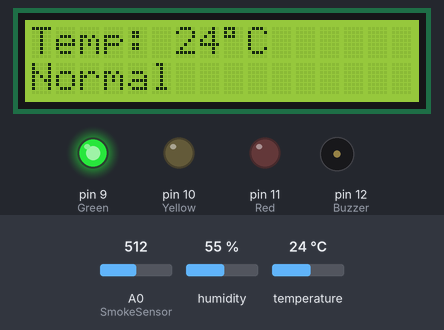
Bench run of a sketch on a simulated Arduino Uno, built with avr-gcc and run on an emulated ATmega328P. Parts: 16×2 character LCD, output pins drawn as LEDs (lit = HIGH), buzzer (waves = sounding, pin HIGH). The test bench sets the inputs (shaded band); at power-on: temperature 24 °C, A0 (SmokeSensor) = 512, humidity 55 %. Pins used as bus, display or sensor lines are not drawn; what the sketch prints to the serial monitor is not drawn.

Above: at 3.3 s.
3.4 s: temperature set to 28 °C
At 4.7 s:
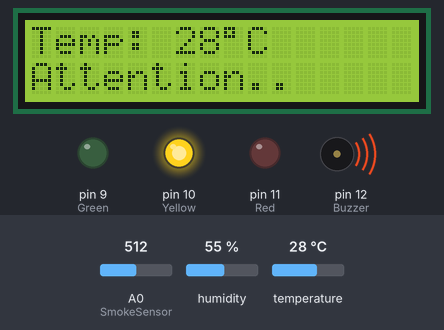
5.0 s: temperature set to 31 °C
At 6.9 s:
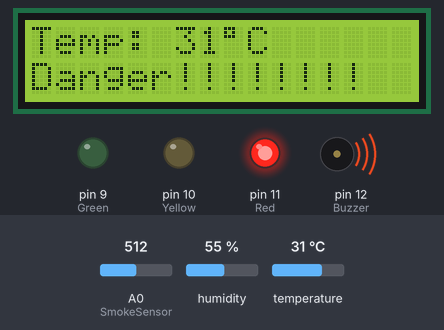
7.2 s: temperature set to 12 °C
At 8.0 s:
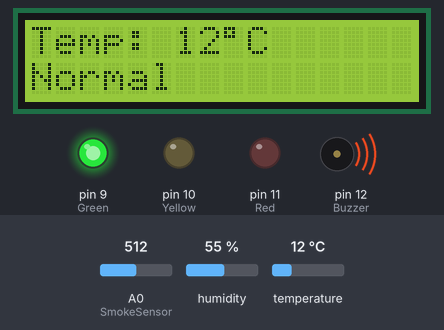
8.8 s: A0 (SmokeSensor) set to 111
11.8 s: A0 (SmokeSensor) set to 93
Timing chart, 0 to 14.3 s (numbered marks = the images above; inputs shaded):
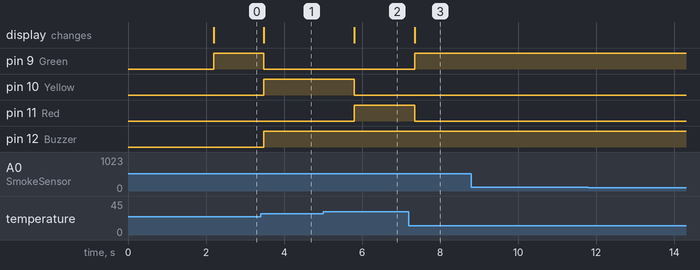

The sketch:

Smoke_Sensor_project.ino
```cpp
#include <dht11.h>
#include<LiquidCrystal_I2C.h>
LiquidCrystal_I2C lcd(0x27,16,2);
#define DHT11_PIN 6
dht11 DHT;
//int DHT11 = 6;
int SmokeSensor = A0;
int Temp;
int Green = 9;
int Yellow = 10;
int Red = 11;
int Buzzer = 12;


void setup() {
  // put your setup code here, to run once:
 // pinMode(dht, INPUT);
  pinMode(SmokeSensor, INPUT);
  pinMode(Buzzer, OUTPUT);
  pinMode(Green, OUTPUT);
  pinMode(Yellow, OUTPUT);
  pinMode(Red, OUTPUT);
  lcd.backlight();
  lcd.init();
  lcd.begin(16, 2);
  lcd.setCursor(0, 0);
  lcd.print("Initializing....");
  delay(2000);
  lcd.clear();

  Serial.begin(9600);


}

void loop() {
  // put your main code here, to run repeatedly:
  int sensorValue = analogRead(A0);
  // print out the value you read:
  Serial.println(sensorValue);


  int chk = DHT.read(DHT11_PIN);
  lcd.setCursor(0,0);
  lcd.print("Temp: ");
  lcd.print(DHT.temperature);
  lcd.print((char)223);
  lcd.print("C");


  if(DHT.temperature <= 26){
  lcd.clear();
  lcd.setCursor(0,0);
  lcd.print("Temp: ");
  lcd.print(DHT.temperature);
  lcd.print((char)223);
  lcd.print("C");
  lcd.setCursor(0,1);
  lcd.print("Normal");
  digitalWrite(Green, HIGH);
  digitalWrite(Yellow, LOW);
  digitalWrite(Red, LOW);

  }

  else if(DHT.temperature > 26 and DHT.temperature <30){
  lcd.clear();
  lcd.setCursor(0,0);
  lcd.print("Temp: ");
  lcd.print(DHT.temperature);
  lcd.print((char)223);
  lcd.print("C");
  lcd.setCursor(0,1);
  lcd.print("Attention..");
  digitalWrite(Yellow, HIGH);
  digitalWrite(Green, LOW);
  digitalWrite(Red, LOW);
  digitalWrite(Buzzer, HIGH);
  delay(100);
  noTone(Buzzer);
  delay(1000);
  }

  else if(DHT.temperature >= 30 or sensorValue >250   ){
  lcd.clear();
  lcd.setCursor(0,0);
  lcd.print("Temp: ");
  lcd.print(DHT.temperature);
  lcd.print((char)223);
  lcd.print("C");
  lcd.setCursor(0,1);
  lcd.print("Danger!!!!!!!!");
  digitalWrite(Red, HIGH);
  digitalWrite(Green, LOW);
  digitalWrite(Yellow, LOW);
  digitalWrite(Buzzer, HIGH);
  delay(100);
  noTone(Buzzer);
  delay(100);

  }

  else if(sensorValue >250){
  lcd.clear();
  lcd.setCursor(0,0);
  lcd.print("Temp: ");
  lcd.print(DHT.temperature);
  lcd.print((char)223);
  lcd.print("C");
  lcd.setCursor(0,1);
  lcd.print("Danger!!!!!!!!");
  digitalWrite(Red, HIGH);
  digitalWrite(Green, LOW);
  digitalWrite(Yellow, LOW);
  digitalWrite(Buzzer, HIGH);
  delay(100);
  noTone(Buzzer);
  delay(100);
  }

}
```

Measured:
- the behaviour switches between 26 and 27 °C on temperature (found by bisection; images 0 and 1)
- the behaviour switches between 29 and 30 °C on temperature (found by bisection; images 1 and 2)
- after the input at 3.4 s, pin 9 (Green): HIGH → LOW after 0.08 s; pin 10 (Yellow), pin 12 (Buzzer): LOW → HIGH after 0.08 s; the display: changes after 0.08 s (image 1)
- after the input at 5.0 s, pin 10 (Yellow): HIGH → LOW after 0.80 s; pin 11 (Red): LOW → HIGH after 0.80 s; the display: changes after 0.80 s (image 2)
- after the input at 7.2 s, pin 9 (Green): LOW → HIGH after 0.15 s; pin 11 (Red): HIGH → LOW after 0.15 s; the display: changes after 0.15 s (image 3)
- after the input at 8.8 s, every drawn part: stays the same
- after the input at 11.8 s, every drawn part: stays the same
